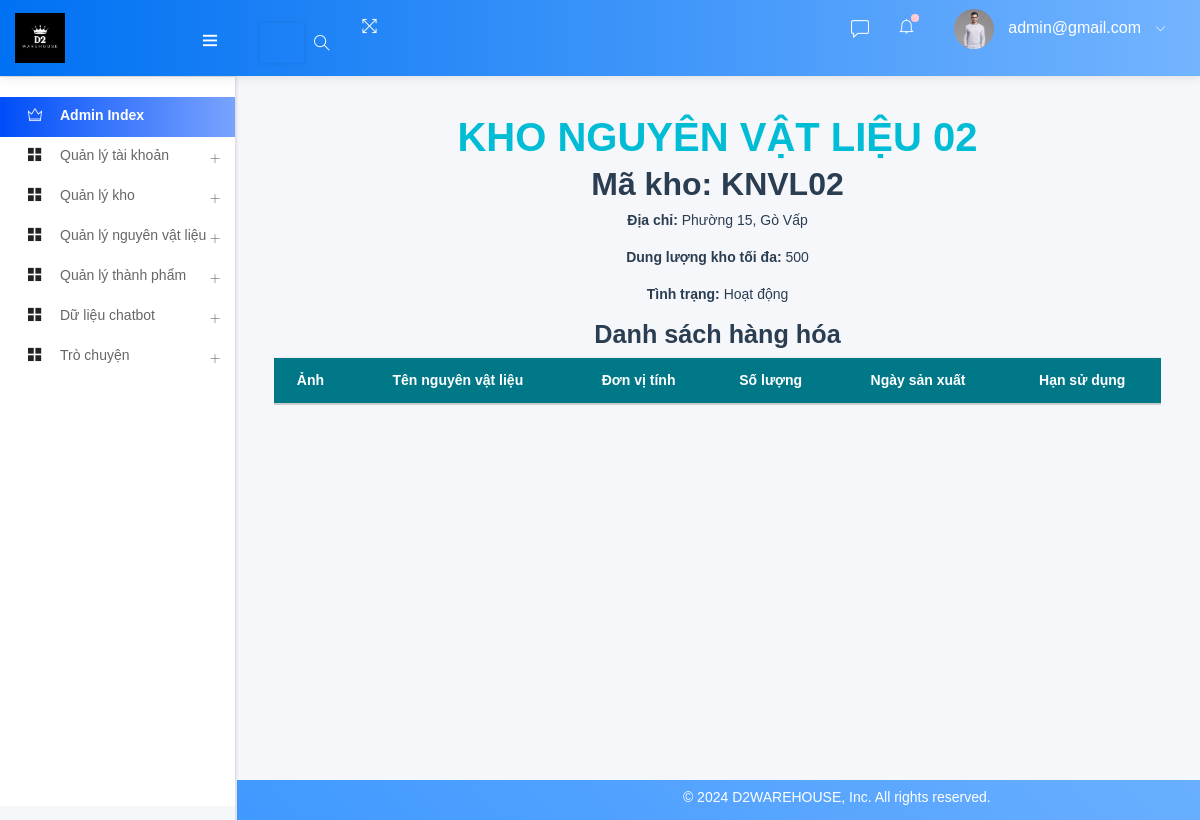
Screenshot of /info_kho.php?maKho=KNVL02 (signed in) with the database file from the repository.
### tables this page shows
CREATE TABLE `add_logo` (
  `id` int(10) NOT NULL auto_increment,
  `img` varchar(200) NOT NULL,
  PRIMARY KEY  (`id`)
);

CREATE TABLE `kho` (
  `maKho` char(10) NOT NULL,
  `maNVKho` char(10) NOT NULL,
  `tenKho` text NOT NULL,
  `diaChiKho` text NOT NULL,
  `dungLuongKhoToiDa` int(11) default NULL,
  `tinhTrangKho` text,
  `soLuongKe` int(11) default NULL,
  PRIMARY KEY  (`maKho`),
  KEY `maNVKho` (`maNVKho`)
);

### info_kho.php (called while the page is built, shortened)
<?php
    include ("template.php");
?>

### class/adminback.php (called while the page is built, shortened)
<?php
class  adminback
{
    private $connection;
    function __construct()
    {
        $dbhost = "localhost";
        $dbuser = "root";
        $dbpass = "";
        $dbname = "d2warehouse";
        $this->connection = mysqli_connect($dbhost, $dbuser, $dbpass, $dbname);
        mysqli_set_charset($this->connection,'UTF8');
    }
    function display_logo()
    {
        $query = "SELECT * FROM add_logo";
        if (mysqli_query($this->connection, $query)) {
            $pdt_info = mysqli_query($this->connection, $query);
            return $pdt_info;
        }
    }
}

### includes/headernav.php (the view, shortened to what this page needs)
<nav class="navbar header-navbar pcoded-header">
               <div class="navbar-wrapper">
                   <div class="navbar-logo">
                       <a class="mobile-menu" id="mobile-collapse" href="#!">
                           <i class="ti-menu"></i>
                       </a>
                       <a href="index.php">
                      <?php
                       $obj=new adminback();
                       $logo_info = $obj->display_logo();
                       $logo = mysqli_fetch_assoc($logo_info);
                       ?>
                           <img width="50" height="50" src="uploads/<?php echo $logo['img']; ?>" alt="Theme-Logo" />
                       </a>
                   </div>
                   <div class="navbar-container container-fluid">
                       <ul class="nav-left">
                           <li class="header-search">
                               <div class="main-search orphsearch-search">
                                   <div class="input-group">
                                       <input type="text" class="form-control">
                                       <span class="input-group-addon search-btn"><i class="ti-search"></i></span>
                                   </div>
                               </div>
                           </li>
                           <li>
                               <a href="#!" onclick="javascript:toggleFullScreen()">
                                   <i class="ti-fullscreen"></i>
                               </a>
                           </li>
                       </ul>
                       <ul class="nav-right">
                       <li class="chat" style="margin-top: 8px;">
                    <i class="ti-comment" style="color: white; font-size: large;" onclick="toggleChatbox()"></i>
                    </li>
                           <li class="header-notification">
                               <a href="#!">
                                   <i class="ti-bell"></i>
                                   <span class="badge bg-c-pink"></span>
                               </a>
                           </li>
                           <li class="user-profile header-notification">
                               <a href="#!">
                                   <img src="assets/images/avatar-2.jpg" class="img-radius" alt="User-Profile-Image">
                                   <span> <?php echo $admin_email ?> </span>
                                   <i class="ti-angle-down"></i>
                               </a>
                           </li>
                       </ul>
                   </div>
               </div>
           </nav>

### class/classnvk.php (shortened to what this page needs)
<?php
class nhanvienkho
{
	public function connect()
{
    $con = mysqli_connect("localhost", "root", "", "d2warehouse");
    if (!$con)
    {
        echo 'Không kết nối được csdl';
        exit();
    }
    else
    {
        mysqli_set_charset($con, "utf8");
        return $con;
    }
}
	public function xuatchitietkho($sql)
{
    $link = $this->connect();
    $ketqua = mysqli_query($link, $sql);
    if ($ketqua) {
        $row = mysqli_fetch_array($ketqua);
        $makho = $row['maKho'];
        $tenkho = $row['tenKho'];
        $diaChiKho = $row['diaChiKho'];
        $dungLuongKhoToiDa = $row['dungLuongKhoToiDa'];
        $tinhTrangKho = $row['tinhTrangKho'];
        echo '<h1 style="text-transform:uppercase;" class="text-center text-info">' . $tenkho . '</h1>';
        echo '<h2 class="text-center text-dark">Mã kho: ' . $makho . '</h2>';
        echo '<div class="warehouse" class="text-center text-dark">';
        echo '    <div class="warehouse-information" class="text-center text-dark">';
        echo '        <p class="text-center text-dark"><b>Địa chỉ:</b> ' . $diaChiKho . '</p>';
        echo '        <p class="text-center text-dark"><b>Dung lượng kho tối đa:</b> ' . $dungLuongKhoToiDa . '</p>';
        echo '        <p class="text-center text-dark"><b>Tình trạng:</b> ' . $tinhTrangKho . '</p>';
        echo '        <h2 style="text-align: center; font-size: 1.8em;" class="text-dark"><b>Danh sách hàng hóa</b></h2>';
        echo '    </div>';
    } else {
        echo 'Không có dữ liệu';
    }
}
}
?>

### includes/headernav.php (style rules this page uses)
.input-group { margin: 10px; display: flex; align-items: center; }
.input-group input[type="text"] { flex: 1; border: none; outline: none; padding: 10px; border-radius: 20px; margin-right: 10px; box-shadow: 0 0 5px rgba(0, 0, 0, 0.1); height: 40px; }

### rows the page displays
add_logo: img (picture)
kho: tenKho "KHO NGUYÊN VẬT LIỆU 02", maKho "KNVL02", diaChiKho "Phường 15, Gò Vấp", dungLuongKhoToiDa "500", tinhTrangKho "Hoạt động"

### other values shown
$admin_email "admin@gmail.com"
